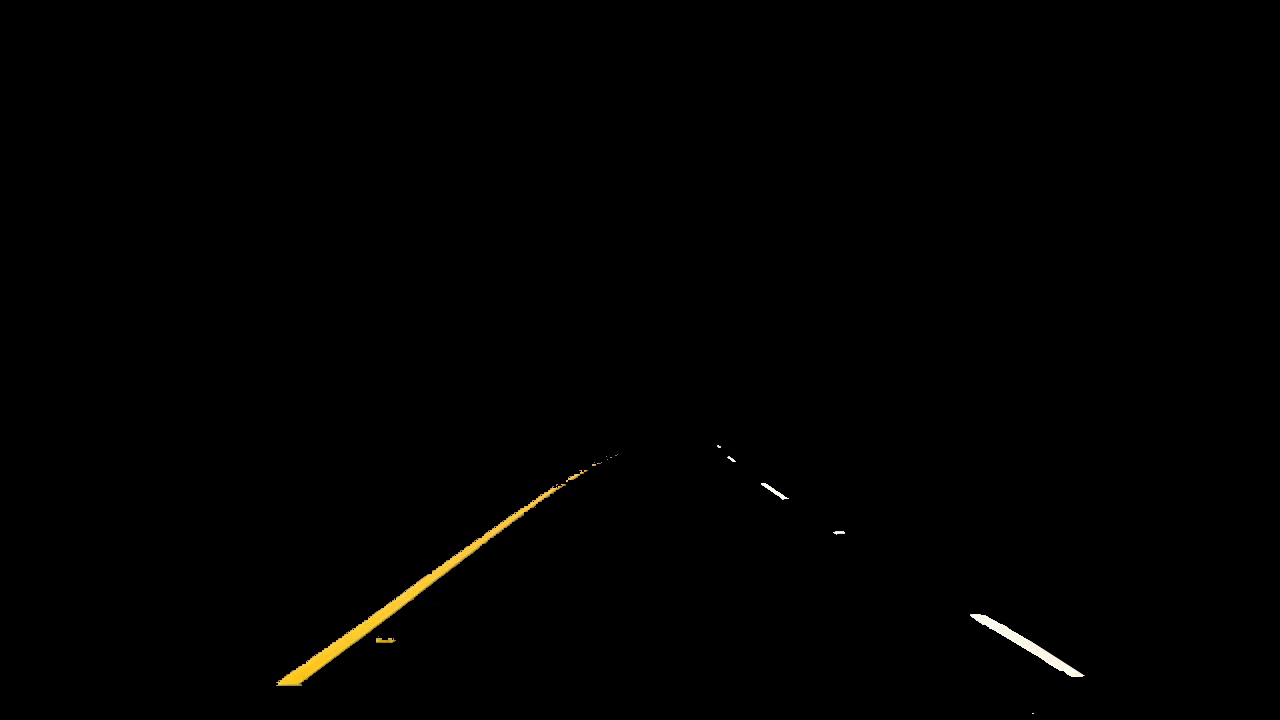
#> input picture frame 25 of 2021-09-29_project_조수익/project2/output.mp4, 1280 x 720 px, given in place of challenge.mp4, which was not available
$ python project1.py
#> lines starting #> are read from the running program, lines starting #| are printed output that depends on the picture; after the words box and inside, x2 and y2 are one past the last pixel; in counts of white or black regions, pixels touching at a corner belong together; pictures that were not available may be replaced by others from this repository, and a replacement may not be noted
# Opencv 차선인식(노랑색 하얀색 차선 추출)
import numpy as np
import cv2

capture = cv2.VideoCapture('mov/challenge.mp4')
play_mode = 1 # 0: play once 1:play continuously

if capture.isOpened() == False:
  print("카메라를 열 수 없습니다.")
  exit(1)

video_length = int(capture.get(cv2.CAP_PROP_FRAME_COUNT))
height = int(capture.get(cv2.CAP_PROP_FRAME_HEIGHT))
width = int(capture.get(cv2.CAP_PROP_FRAME_WIDTH))
codec = cv2.VideoWriter_fourcc('m','p','4','v') # .mp4
#codec = cv2.VideoWriter_fourcc('M','J','P','G') # .avi

fps = 30.0
# 동영상 파일을 저장하려면 VideoWrite객체를 생성
# VideoWriter객체를 초기화 하기 위해 저장할 동영상 파일 이름,
# 코덱, 프레임레이트, 이미지 크기를 지정해야함
writer = cv2.VideoWriter('output.mp4', codec, fps, (width,height))
writer1 = cv2.VideoWriter('process.mp4', codec, fps, (width,height))

#VideoWriter객체를 성공적으로 초기화 했는지 체크
if writer.isOpened() == False:
   print('동영상 저장파일객체 생성하는데 실패하였습니다.')
   exit(1)

if writer1.isOpened() == False:
   print('동영상 저장파일객체 생성하는데 실패하였습니다.')
   exit(1)

#Esc키를 눌러 동영상을 중단하면 종료직전까지 동영상이 저장됨
video_counter = 0

if capture.isOpened() == False:
    print("동영상을 열수없습니다.")
    exit(1)

while True:
    ret, img_frame = capture.read()
#> img_frame is the input picture: shape (720, 1280, 3); mean B, G, R 0.6, 1.1, 1.3

    img_frames = img_frame.copy()

    if play_mode == 0:
        if ret == False:  # 동영상 끝까지 재생
            print("동영상 읽기 완료")
            break
    elif play_mode == 1:  # 동영상이 끝나면 재생되는 프레임의 위치를 0으로 다시 지정
        if capture.get(cv2.CAP_PROP_POS_FRAMES) == \
                capture.get(cv2.CAP_PROP_FRAME_COUNT):
            capture.set(cv2.CAP_PROP_POS_FRAMES, 0)

    capture_hsv = cv2.cvtColor(img_frame, cv2.COLOR_BGR2HSV)
#> capture_hsv: shape (720, 1280, 3); mean H, S, V 0.7, 2.8, 1.3
    img_h, img_S, img_v = cv2.split(capture_hsv)

    # HSV로 노랑색 정보를 좀 더 구체적으로 표시
    lower_yellow = (20, 125, 130)  # 자료형은 튜플형태로(H, S, V)
    upper_yellow = (40, 255, 255)  # 자료형은 튜플형태로(H, S, V)

    img_mask_y = cv2.inRange(capture_hsv, lower_yellow, upper_yellow)  # 노랑색 정보 추출(특정 범위 안에 있는 행렬 원소 검출)
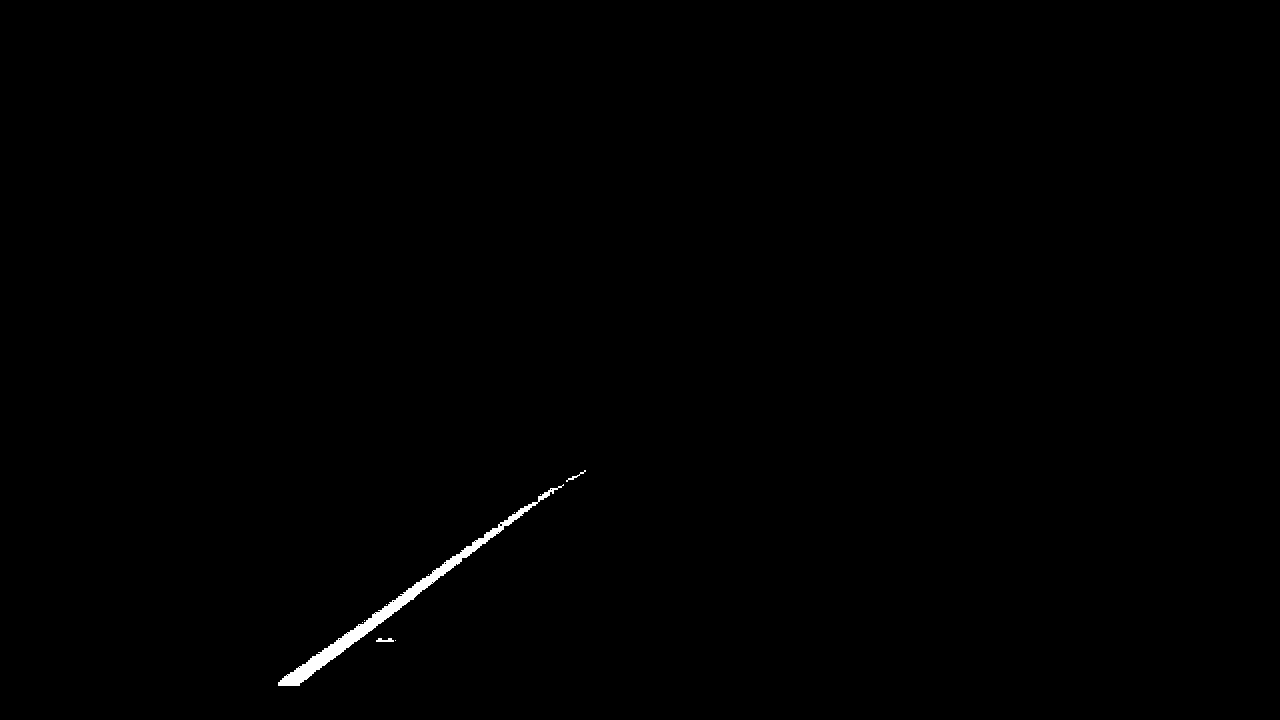
#> img_mask_y: shape (720, 1280); 0.36% white; 10 white regions (7 under 20 px), largest, box (x1, y1, x2, y2) and area: (278, 484, 564, 686) 3198, (376, 638, 394, 642) 52, (566, 470, 586, 482) 43
    img_mask_ys = cv2.merge((img_mask_y, img_mask_y, img_mask_y))
    img_dst_y = cv2.bitwise_and(img_frame, img_frame, mask=img_mask_y)  # AND 비트연산

    # HSV로 하얀색 정보를 좀 더 구체적으로 표시
    img_dst_w = np.copy(img_frame)
    bgr_threshold = [200, 200, 200]

    # BGR 제한 값보다 작으면 검은색으로
    thresholds = (img_frame[:, :, 0] < bgr_threshold[0]) \
                 | (img_frame[:, :, 1] < bgr_threshold[1]) \
                 | (img_frame[:, :, 2] < bgr_threshold[2])
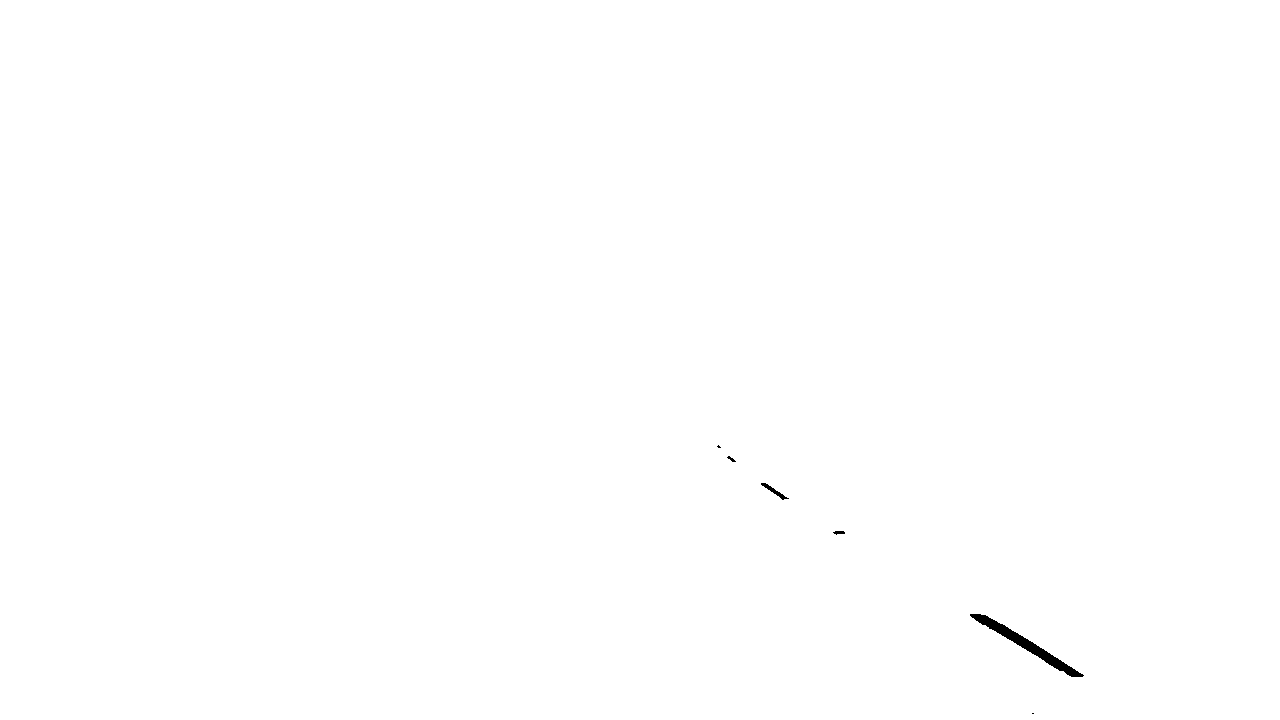
#> thresholds: shape (720, 1280) bool; 99.9% white; 6 black regions (2 under 20 px), largest, box (x1, y1, x2, y2) and area: (970, 614, 1084, 677) 1105, (761, 483, 789, 500) 111, (833, 531, 845, 535) 33, (727, 456, 736, 462) 23
    img_dst_w[thresholds] = [0, 0, 0]
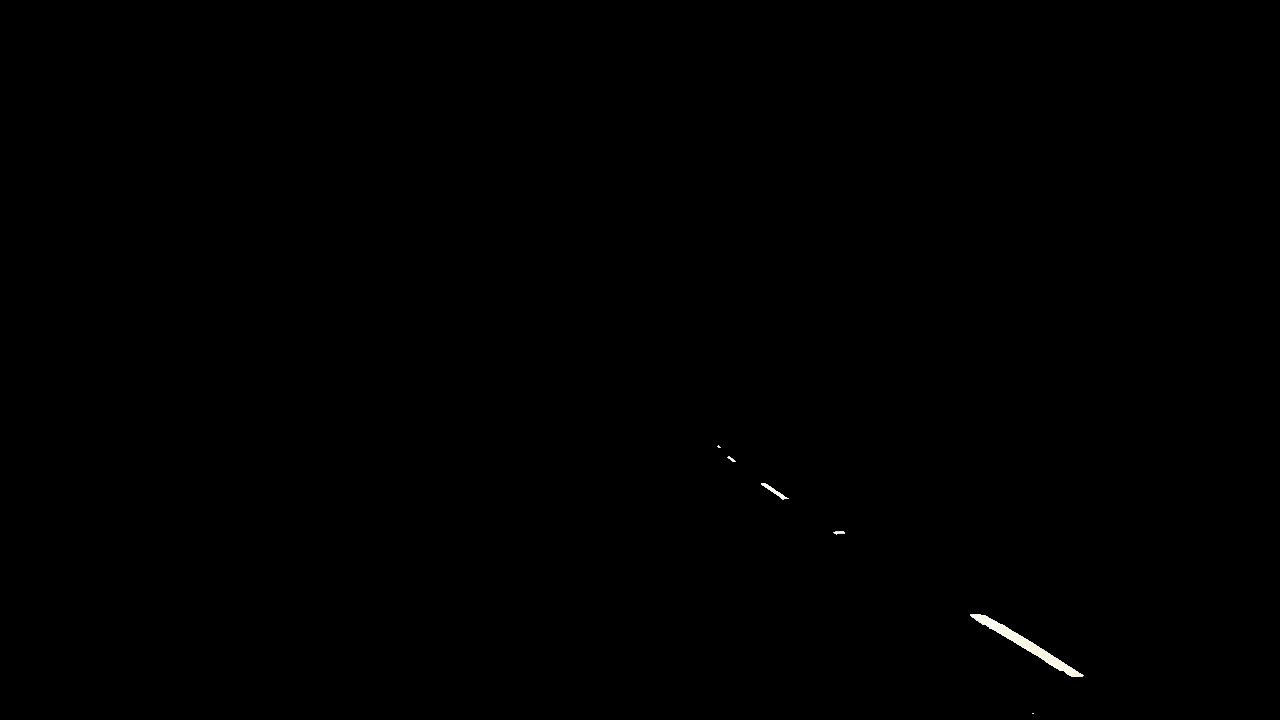
#> img_dst_w: shape (720, 1280, 3); 1.28% of pixels changed, all inside (x1, y1, x2, y2) = (272, 440, 1088, 720)

    img_dst_yw = cv2.addWeighted(img_dst_y, 1.0, img_dst_w, 1.0, 0)

    cont = cv2.hconcat([img_frame, img_dst_y])
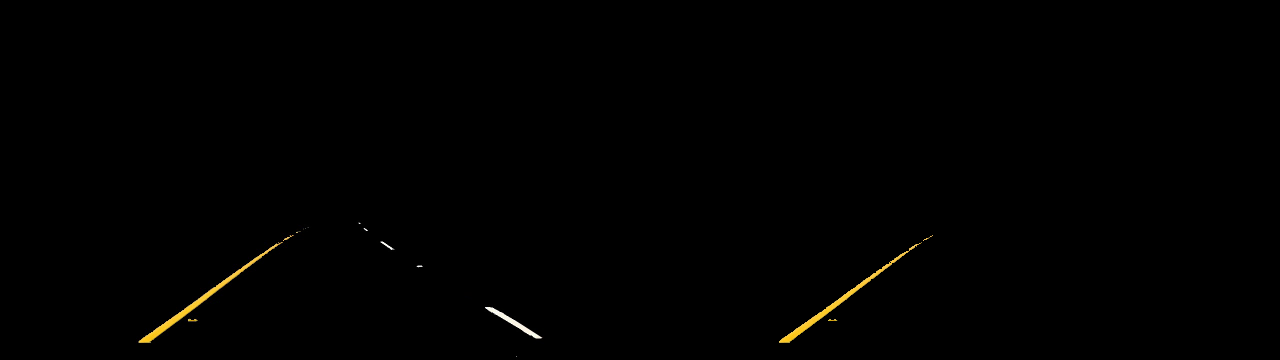
#> cont: shape (720, 2560, 3) (shown at 1/2 size); mean B, G, R 0.4, 0.9, 1.1
    cont1 = cv2.hconcat([img_dst_w, img_dst_yw])
    cont2 = cv2.vconcat([cont, cont1])

    # 비디오를 저장할때는 반드시 COLOR로 바꿔주어야 함
    # Gray나 binary는 1채널이므로 저장이 안됨

    '''
    txt_position = (10, 30)
    fontScale = 0.8
    myStr = f'{video_counter}/{video_length}'
    img_dst = cv2.putText(img_dst, myStr, txt_position,
                          cv2.FONT_HERSHEY_COMPLEX, fontScale, 255, thickness=2)
    '''

    writer.write(img_dst_yw)

    img_frame2 = cv2.pyrDown(cont2)
    writer1.write(img_frame2)

    cv2.imshow('Video', img_frame2)
    cv2.imshow('img_dst_yw', img_dst_yw)

    if video_counter == video_length:
        video_counter = 0
    else:
        video_counter += 1

    # 동영상이 끝나면 재생되는 프레임의 위치를 0으로 다시 지정
    if capture.get(cv2.CAP_PROP_POS_FRAMES) == capture.get(cv2.CAP_PROP_FRAME_COUNT):
        capture.set(cv2.CAP_PROP_POS_FRAMES, 0)

    key = cv2.waitKey(33)
#> (key Esc is pressed here)
    if key == 27:  # ESC 키
        break

capture.release()
writer.release()
writer1.release()
cv2.destroyAllWindows()
